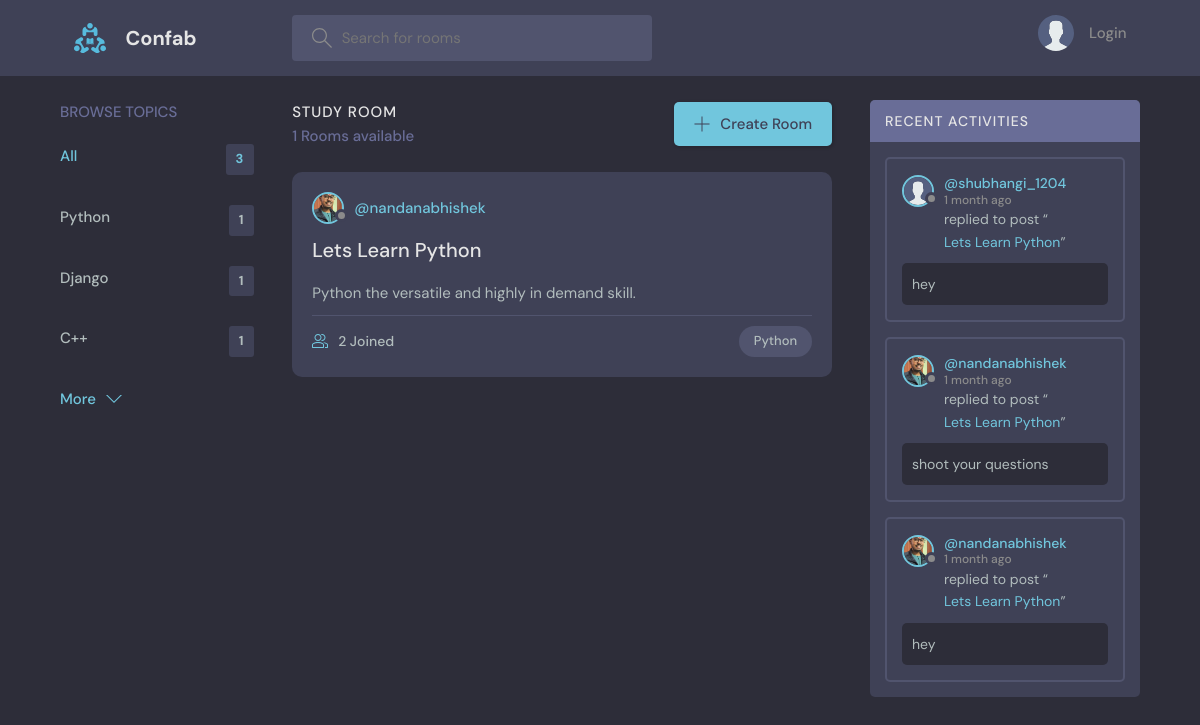
Page /?q=Python on the committed database.
### base/models.py (models this page shows, shortened)
class Topic(models.Model):
    name = models.CharField(max_length=200)

class Room(models.Model):
    host = models.ForeignKey(User, on_delete=models.SET_NULL, null=True)
    topic = models.ForeignKey(Topic, on_delete=models.SET_NULL, null=True)
    name = models.CharField(max_length=200)
    description = models.TextField(null=True, blank=True)
    participants = models.ManyToManyField(User, related_name='participants', blank=True)
    updated = models.DateTimeField(auto_now=True)
    created = models.DateTimeField(auto_now_add=True)
    class Meta:
        ordering = ['-updated', '-created']
    def __str__(self) -> str:
        return self.name

class User(AbstractUser):
    name = models.CharField(max_length=50, null=True)
    email = models.EmailField(unique=True, null=True)
    bio = models.TextField(null=True)
    avatar = models.ImageField(null=True, default="avatar.svg")
    url_fb = models.URLField(null=True, blank=True, verbose_name='Url-Facebook')
    url_insta = models.URLField(null=True, blank=True, verbose_name='Url-Instagram')
    url_linkedin = models.URLField(null=True, blank=True, verbose_name='Url-Linkedin')
    url_git = models.URLField(null=True, blank=True, verbose_name='Url-GitHub')
    USERNAME_FIELD = 'email'
    REQUIRED_FIELDS = []

class Message(models.Model):
    user = models.ForeignKey(User, on_delete=models.CASCADE)
    room = models.ForeignKey(Room, on_delete=models.CASCADE)
    body = models.TextField()
    updated = models.DateTimeField(auto_now=True)
    created = models.DateTimeField(auto_now_add=True)
    class Meta:
        ordering = ['-updated', '-created']

### base/views.py (the view)
# urls.py: path('', views.home, name='home'),
def home(request):
    q = request.GET.get('q') if request.GET.get('q') != None else ''
    rooms = Room.objects.filter(
        Q(topic__name__icontains=q) |
        Q(name__icontains=q) |
        Q(description__icontains=q)
    )
    topics = Topic.objects.all()[0:5]
    room_count = rooms.count()
    room_messages = Message.objects.filter(Q(room__topic__name__icontains=q))[:5] # this will post only latest 5 messages in Activity section
    context = {'rooms':rooms, 'topics': topics, 'room_count': room_count, 'room_messages': room_messages}
    return render(request, 'base/home.html', context)

### base/templates/base/home.html (shortened to what this page needs)
{% extends 'main.html' %}
{% block content %}
<main class="layout layout--3">
  <div class="container">
    {% include 'base/topics_component.html' %}
    <div class="roomList">
      <div class="roomList__header">
        <div>
          <h2>Study Room</h2>
          <p>{{room_count}} Rooms available</p>
        </div>
        <a class="btn btn--main" href="{% url 'create-room' %}">
          <svg
            version="1.1"
            xmlns="http://www.w3.org/2000/svg"
            width="32"
            height="32"
            viewBox="0 0 32 32"
          >
            <title>add</title>
            <path
              d="M16.943 0.943h-1.885v14.115h-14.115v1.885h14.115v14.115h1.885v-14.115h14.115v-1.885h-14.115v-14.115z"
            ></path>
          </svg>
          Create Room
        </a>
      </div>
      {% include 'base/feed_component.html' %}
    </div>
    {% include 'base/activity_component.html' %}
  </div>
</main>
{% endblock content %}

### base/templates/base/topics_component.html
<div class="topics">
  <div class="topics__header">
    <h2>Browse Topics</h2>
  </div>
  <ul class="topics__list">
    <li>
      <a href="{% url 'home' %}" class="active">All <span>{{topics.count}}</span></a>
    </li>
    {% for topic in topics %}
    <li>
      <a href="{% url 'home' %}?q={{topic.name}}">{{topic.name}}<span>{{topic.room_set.all.count}}</span></a>
    </li>
    {% endfor %}
  </ul>
  <a class="btn btn--link" href="{% url 'topics' %}">
    More
    <svg version="1.1" xmlns="http://www.w3.org/2000/svg" width="32" height="32" viewBox="0 0 32 32">
      <title>chevron-down</title>
      <path d="M16 21l-13-13h-3l16 16 16-16h-3l-13 13z"></path>
    </svg>
  </a>
</div>

### base/templates/base/feed_component.html (shortened to what this page needs)
{% for room in rooms %}
<div class="roomListRoom">
  <div class="roomListRoom__header">
    <a
      href="{% url 'user-profile' room.host.id %}"
      class="roomListRoom__author"
    >
      <div class="avatar avatar--small">
        <img src="{{room.host.avatar.url}}" />
      </div>
      <span>@{{room.host.username}}</span>
    </a>
  </div>
  <div class="roomListRoom__content">
    <a href="{% url 'room' room.id %}">{{room.name}}</a>
    <p>{{room.description}}</p>
  </div>
  <div class="roomListRoom__meta">
    <a href="{% url 'room' room.id %}" class="roomListRoom__joined">
      {{room.participants.all.count}} Joined
    </a>
    <p class="roomListRoom__topic">{{room.topic.name}}</p>
  </div>
</div>
{% endfor %}

### base/templates/base/activity_component.html (shortened to what this page needs)
<div class="activities">
  <div class="activities__header">
    <h2>Recent Activities</h2>
  </div>
  {% for message in room_messages%}
  <div class="activities__box">
    <div class="activities__boxHeader roomListRoom__header">
      <a
        href="{% url 'user-profile' message.user.id %}"
        class="roomListRoom__author"
      >
        <div class="avatar avatar--small">
          <img src="{{message.user.avatar.url}}" />
        </div>
        <p>
          @{{message.user.username}}
          <span>{{message.created|timesince}} ago</span>
        </p>
      </a>
    </div>
    <div class="activities__boxContent">
      <p>
        replied to post “<a href="{% url 'room' message.room.id %}"
          >{{message.room}}</a
        >”
      </p>
      <div class="activities__boxRoomContent">{{message.body}}</div>
    </div>
  </div>
  {% endfor %}
</div>

### rows in the picture
Topic: name "Python", room_set.all.count "1"
Topic: name "Django", room_set.all.count "1"
Topic: name "C++", room_set.all.count "1"
Room: host.avatar (picture), host.username "nandanabhishek", name "Lets Learn Python", description "Python the versatile and highly in demand skill.", participants.all.count "2", topic.name "Python"
Message: user.avatar (placeholder picture), user.username "shubhangi_1204", created "1 month", room "Lets Learn Python", body "hey"
Message: user.avatar (picture), user.username "nandanabhishek", created "1 month", room "Lets Learn Python", body "shoot your questions"
Message: user.avatar (picture), user.username "nandanabhishek", created "1 month", room "Lets Learn Python", body "hey"

### other values in the picture
{{ topics.count }} "3"
{{ room_count }} "1"
